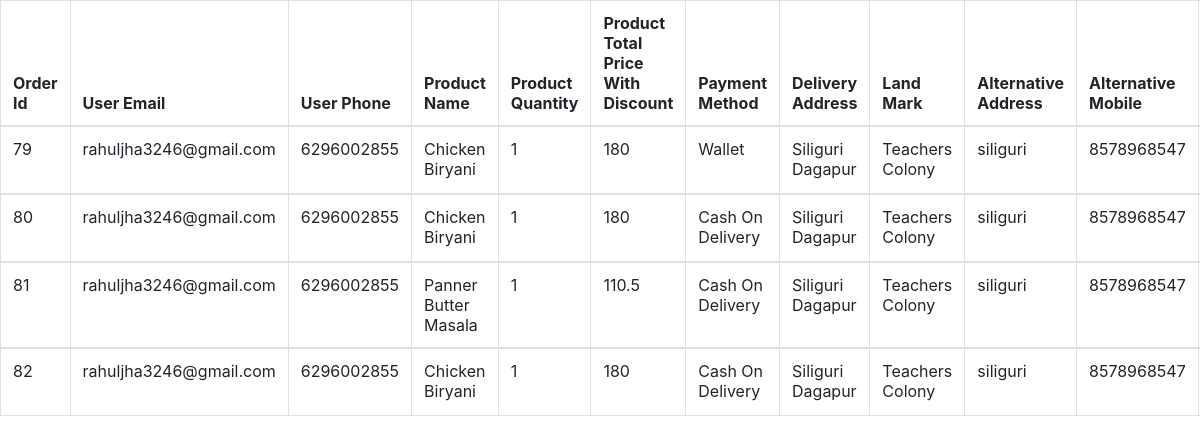
The page /delivery_boy/order_pending_delivery.php?delivery_boy_id=0 on the database its author committed.
### tables this page shows
CREATE TABLE `order_details_of_user` (
  `order_id` int(100) NOT NULL,
  `user_id` int(100) NOT NULL,
  `user_email` varchar(255) NOT NULL,
  `user_phone` varchar(100) NOT NULL,
  `product_id` varchar(100) NOT NULL,
  `product_name` varchar(100) NOT NULL,
  `product_per_psc_price` varchar(255) NOT NULL,
  `product_quantity` varchar(100) NOT NULL,
  `total_price` varchar(100) NOT NULL,
  `product_discount` varchar(255) NOT NULL,
  `product_discount_price` varchar(255) NOT NULL,
  `total_product_price` varchar(255) NOT NULL,
  `product_payment` varchar(255) NOT NULL,
  `delivery_address` varchar(255) NOT NULL,
  `land_mark` varchar(250) NOT NULL,
  `alternative_address` varchar(250) NOT NULL,
  `alternative_mobile` varchar(100) NOT NULL,
  `delivery_pincode` varchar(255) NOT NULL,
  `delivery_boy` varchar(255) NOT NULL,
  `status` varchar(255) NOT NULL,
  `value` int(100) NOT NULL,
  `date_of_order` datetime NOT NULL DEFAULT CURRENT_TIMESTAMP
);

### delivery_boy/order_pending_delivery.php (the view, shortened to what this page needs)
<link rel="stylesheet" href="https://cdn.jsdelivr.net/npm/bootstrap@4.5.3/dist/css/bootstrap.min.css"
>
<?php
include '../connection.php';
$delivry_boy_slno=$_GET['delivery_boy_id'];
$status="Pending";
$sql1="select * from `order_details_of_user` where `delivery_boy`='$delivry_boy_slno' and `status`='$status'";
$result1=mysqli_query($conn,$sql1);
$nums=mysqli_num_rows($result1);
if($nums>0){
    echo '
    <div style="overflow-x:auto">
    <table class="table table-bordered">
      <thead>
        <tr>
                                <th >Order Id</th>
                                <th>User Email</th>
                                <th>User Phone</th>
                                <th>Product Name</th>
                                <th>Product Quantity</th>
                                <th>Product Total Price With Discount</th>
                                <th>Payment Method</th>
                                <th>Delivery Address</th>
                                <th>Land Mark</th>
                                <th>Alternative Address</th>
                                <th>Alternative Mobile</th>
                                <th>Pincode</th>
                                <th>Order Status</th>
                                <th>Status</th>
        </tr>
      </thead>
    ';
    while($row1=mysqli_fetch_assoc($result1)){
echo ' <tbody>
<td>'.$row1['order_id'].'</td>
<td>'.$row1['user_email'].'</td>
<td>'.$row1['user_phone'].'</td>
<td>'.$row1['product_name'].'</td>
<td>'.$row1['product_quantity'].'</td>
<td>'.$row1['total_product_price'].'</td>
<td>'.$row1['product_payment'].'</td>
<td>'.$row1['delivery_address'].'</td>
<td>'.$row1['land_mark'].'</td>
<td>'.$row1['alternative_address'].'</td>
<td>'.$row1['alternative_mobile'].'</td>
<td>'.$row1['delivery_pincode'].'</td>
<td>'.$row1['status'].'</td>
<td><a href="../admin/update_order.php?order_id='.$row1['order_id'].'"><button type="button" style="width:5rem; " class="mb-1 form- control btn btn-warning" >Status</button></a></td>
</tbody>
';
    }
    echo '</table>
    </div>';
}
else{
include 'no_pending_order_deliver.php';
}
?>

### rows shown on the page
order_details_of_user: order_id "79", user_email "rahuljha3246@gmail.com", user_phone "6296002855", product_name "Chicken Biryani", product_quantity "1", total_product_price "180", product_payment "Wallet", delivery_address "Siliguri Dagapur", land_mark "Teachers Colony", alternative_address "siliguri", alternative_mobile "8578968547"
order_details_of_user: order_id "80", user_email "rahuljha3246@gmail.com", user_phone "6296002855", product_name "Chicken Biryani", product_quantity "1", total_product_price "180", product_payment "Cash On Delivery", delivery_address "Siliguri Dagapur", land_mark "Teachers Colony", alternative_address "siliguri", alternative_mobile "8578968547"
order_details_of_user: order_id "81", user_email "rahuljha3246@gmail.com", user_phone "6296002855", product_name "Panner Butter Masala", product_quantity "1", total_product_price "110.5", product_payment "Cash On Delivery", delivery_address "Siliguri Dagapur", land_mark "Teachers Colony", alternative_address "siliguri", alternative_mobile "8578968547"
order_details_of_user: order_id "82", user_email "rahuljha3246@gmail.com", user_phone "6296002855", product_name "Chicken Biryani", product_quantity "1", total_product_price "180", product_payment "Cash On Delivery", delivery_address "Siliguri Dagapur", land_mark "Teachers Colony", alternative_address "siliguri", alternative_mobile "8578968547"
